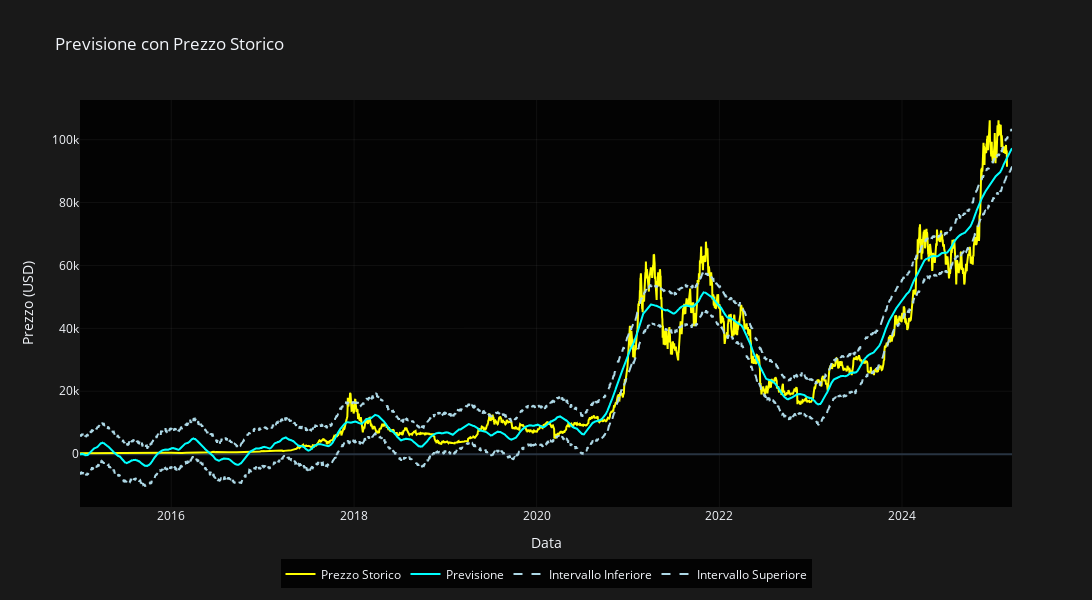

Notebook source saved alongside this figure:
### Code cell
# Visualizzazione storico e previsione

# Crea un grafico personalizzato
fig1 = go.Figure()

# Aggiungi i dati storici
fig1.add_trace(go.Scatter(x=df['ds'], y=df['y'], mode='lines', name='Prezzo Storico', line=dict(color='yellow')))  # Prezzo storico in giallo

# Aggiungi i dati di previsione
fig1.add_trace(go.Scatter(x=forecast['ds'], y=forecast['yhat'], mode='lines', name='Previsione', line=dict(color='cyan')))  # Previsione in cyan

# Aggiungi intervallo di confidenza
fig1.add_traces(go.Scatter(x=forecast['ds'], y=forecast['yhat_lower'], mode='lines', name='Intervallo Inferiore', line=dict(color='lightblue', dash='dash')))
fig1.add_traces(go.Scatter(x=forecast['ds'], y=forecast['yhat_upper'], mode='lines', name='Intervallo Superiore', line=dict(color='lightblue', dash='dash')))

# Imposta layout
fig1.update_layout(
    title='Previsione con Prezzo Storico',
    xaxis_title='Data',
    yaxis_title='Prezzo (USD)',
    template='plotly_dark',
    width=1800, 
    height=600,
    paper_bgcolor='rgba(0,0,0,0.9)',
    plot_bgcolor='rgba(0,0,0,0.9)',
    # Configurazione della legenda sotto il grafico
    legend=dict(
        orientation="h",     # orientamento orizzontale
        yanchor="bottom",   # ancora della legenda in basso
        y=-0.2,            # posizione verticale (negativa per metterla sotto il grafico)
        xanchor="center",   # ancora orizzontale al centro
        x=0.5              # posizione orizzontale al centro
    )
)

# Aggiungi griglia con colore grigio e trasparenza
fig1.update_xaxes(showgrid=True, gridcolor='rgba(128, 128, 128, 0.1)', gridwidth=1)  # Imposta il colore della griglia con trasparenza
fig1.update_yaxes(showgrid=True, gridcolor='rgba(128, 128, 128, 0.1)', gridwidth=1)  # Imposta il colore della griglia con trasparenza

fig1.show()

### Figure 1 — Plotly figure (JSON) as saved in the notebook; plotly's stock layout.template omitted (floating-point values rounded to 4 significant figures; data arrays with more than 128 entries replaced by an {"elided": "..."} marker saying what was removed)
{"data": [{"line": {"color": "yellow"}, "mode": "lines", "name": "Prezzo Storico", "type": "scatter", "x": {"elided": "3708 str values"}, "y": {"elided": "3708 float values"}}, {"line": {"color": "cyan"}, "mode": "lines", "name": "Previsione", "type": "scatter", "x": {"elided": "3728 str values"}, "y": {"elided": "3728 float values"}}, {"line": {"color": "lightblue", "dash": "dash"}, "mode": "lines", "name": "Intervallo Inferiore", "type": "scatter", "x": {"elided": "3728 str values"}, "y": {"elided": "3728 float values"}}, {"line": {"color": "lightblue", "dash": "dash"}, "mode": "lines", "name": "Intervallo Superiore", "type": "scatter", "x": {"elided": "3728 str values"}, "y": {"elided": "3728 float values"}}], "layout": {"height": 600, "legend": {"orientation": "h", "x": 0.5, "xanchor": "center", "y": -0.2, "yanchor": "bottom"}, "paper_bgcolor": "rgba(0,0,0,0.9)", "plot_bgcolor": "rgba(0,0,0,0.9)", "title": {"text": "Previsione con Prezzo Storico"}, "width": 1800, "xaxis": {"gridcolor": "rgba(128, 128, 128, 0.1)", "gridwidth": 1, "showgrid": true, "title": {"text": "Data"}}, "yaxis": {"gridcolor": "rgba(128, 128, 128, 0.1)", "gridwidth": 1, "showgrid": true, "title": {"text": "Prezzo (USD)"}}}}
